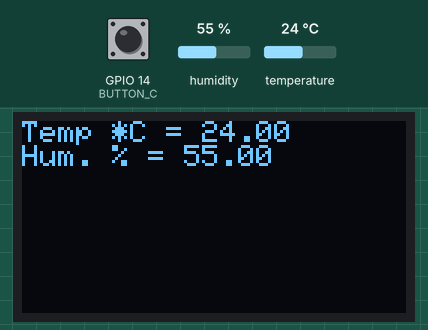
This sketch was run on a simulated ESP32. Shown: 128×64 one-colour display. Inputs (shaded band) come from the test bench; at power-on: humidity 55 %, temperature 24 °C, GPIO 14 (BUTTON_C) HIGH. The display library's start-up logo is not drawn; what the sketch prints to the serial monitor is not drawn.

Above: at 2.5 s.
2.6 s: humidity set to 22 %
At 3.9 s:
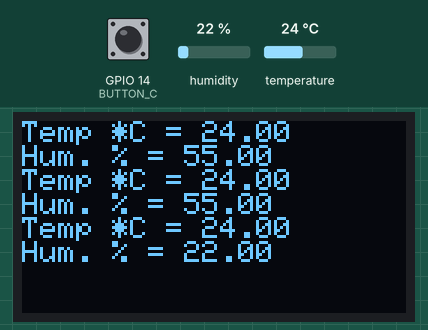
6.8 s: temperature set to 12 °C
At 8.7 s:
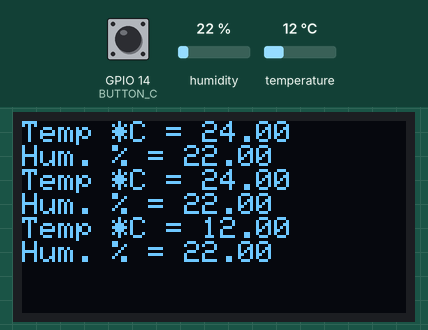
10.4 s: humidity set to 40 %
At 11.9 s:
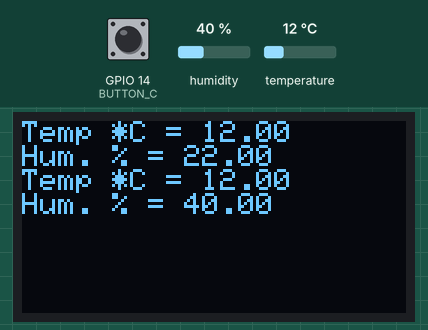
13.6 s: temperature set to 19 °C
At 14.6 s:
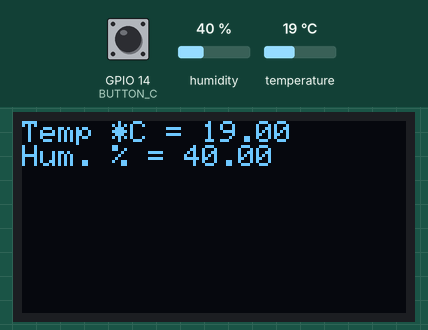
Timing chart, 0 to 16.6 s (numbered marks = the images above; inputs shaded):
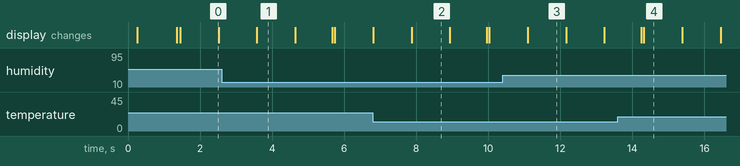

The sketch:

OLED_featherwing.ino
```cpp
#include <Adafruit_SH110X.h>
#include <splash.h>
#include <SPI.h>
#include <Wire.h>
#include <Adafruit_GFX.h>
#include <Adafruit_SHT31.h>

Adafruit_SH1107 display = Adafruit_SH1107(64, 128, &Wire);
Adafruit_SHT31 sht31 = Adafruit_SHT31();

// OLED FeatherWing buttons map to different pins depending on board:

// ADAFRUIT_FEATHER_ESP32_V2
#define BUTTON_A 15
#define BUTTON_B 32
#define BUTTON_C 14

bool enableHeater = false;
uint8_t loopCnt = 0;

void setup() {
  Serial.begin(115200);

  Serial.println("128x64 OLED FeatherWing test");
  delay(250); // wait for the OLED to power up
  display.begin(0x3C, true); // Address 0x3C default

  Serial.println("OLED begun");

  // Show image buffer on the display hardware.
  // Since the buffer is intialized with an Adafruit splashscreen
  // internally, this will display the splashscreen.
  display.display();
  delay(1000);
  resetDisplay();

  pinMode(BUTTON_A, INPUT_PULLUP);
  pinMode(BUTTON_B, INPUT_PULLUP);
  pinMode(BUTTON_C, INPUT_PULLUP);

  display.display(); // actually display all of the above
  SHT31_Setup();
}

void SHT31_Setup() {
  Serial.println("SHT31 test");
  if (! sht31.begin(0x44)) {   // Set to 0x45 for alternate i2c addr
    Serial.println("Couldn't find SHT31");
    while (1) delay(1);
  }

  Serial.print("Heater Enabled State: ");
  if (sht31.isHeaterEnabled())
    Serial.println("ENABLED");
  else
    Serial.println("DISABLED");

}

void resetDisplay() {
  // Clear the buffer.
  display.clearDisplay();
  display.display();

  display.setRotation(3);
  display.setTextSize(1);
  display.setTextColor(SH110X_WHITE);
  display.setCursor(0,0);
}

void loop() {
  if(!digitalRead(BUTTON_C)) {
    resetDisplay();
  }
  if (loopCnt%4 == 0) {
      resetDisplay();
  }
  SHT31_Loop();
  yield();
  display.display();
  delay(1000);
}

void SHT31_Loop() {
  float t = sht31.readTemperature();
  float h = sht31.readHumidity();

  if (! isnan(t)) {  // check if 'is not a number'
    display.print("Temp *C = "); display.println(t);
  } else {
    Serial.println("Failed to read temperature");
  }

  if (! isnan(h)) {  // check if 'is not a number'
    display.print("Hum. % = "); display.println(h);
  } else {
    Serial.println("Failed to read humidity");
  }

  // Toggle heater enabled state every 30 seconds
  // An ~3.0 degC temperature increase can be noted when heater is enabled
  if (loopCnt >= 30) {
    enableHeater = !enableHeater;
    sht31.heater(enableHeater);
    Serial.print("Heater Enabled State: ");
    if (sht31.isHeaterEnabled())
      Serial.println("ENABLED");
    else
      Serial.println("DISABLED");

    loopCnt = 0;
  }
  loopCnt++;
}
```

Measured:
- what the display in image 0 shows lasts 1.1 s, from 1.4 s to 2.5 s
